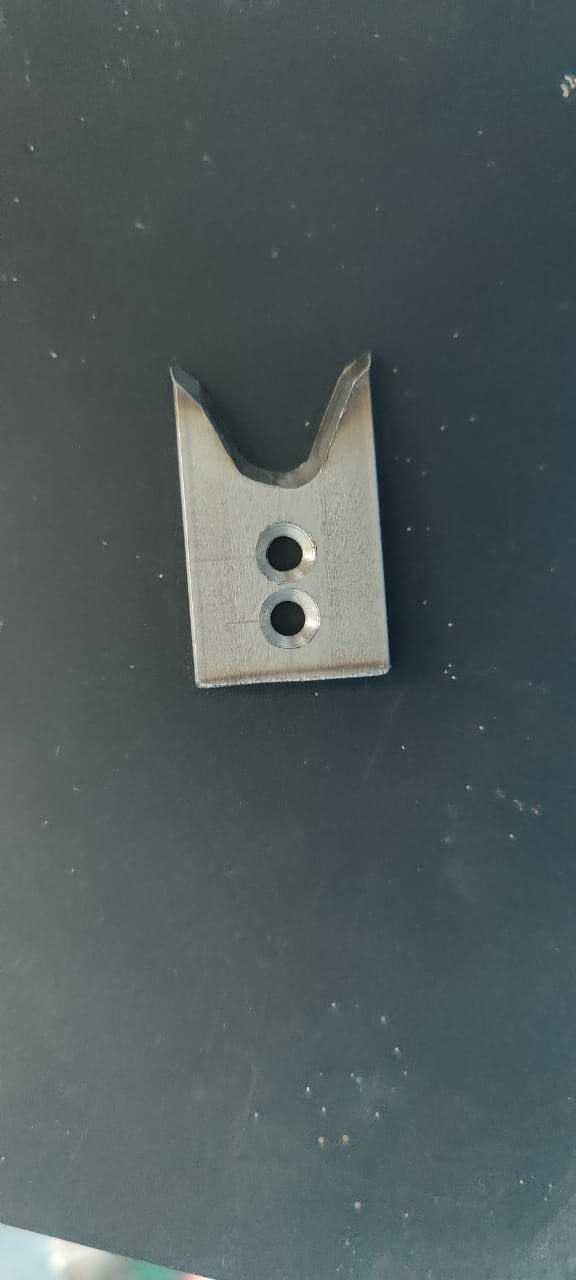
#> input picture Object Detection And Measure/second.jpeg, 576 x 1280 px
$ python test.py
#> lines starting #> are read from the running program, lines starting #| are printed output that depends on the picture; after the words box and inside, x2 and y2 are one past the last pixel; in counts of white or black regions, pixels touching at a corner belong together
import cv2
import numpy as np
# from imutils import perspective
# from imutils import contours
import imutils

image = cv2.imread('second.jpeg')
#> image is the input picture: shape (1280, 576, 3); mean B, G, R 92.5, 91.4, 79.2

# convert to RGB
image = cv2.cvtColor(image, cv2.COLOR_BGR2RGB)
# convert to grayscale
gray = cv2.cvtColor(image, cv2.COLOR_RGB2GRAY)

# create a binary thresholded image
_, binary = cv2.threshold(gray, 100, 100, cv2.THRESH_BINARY_INV)
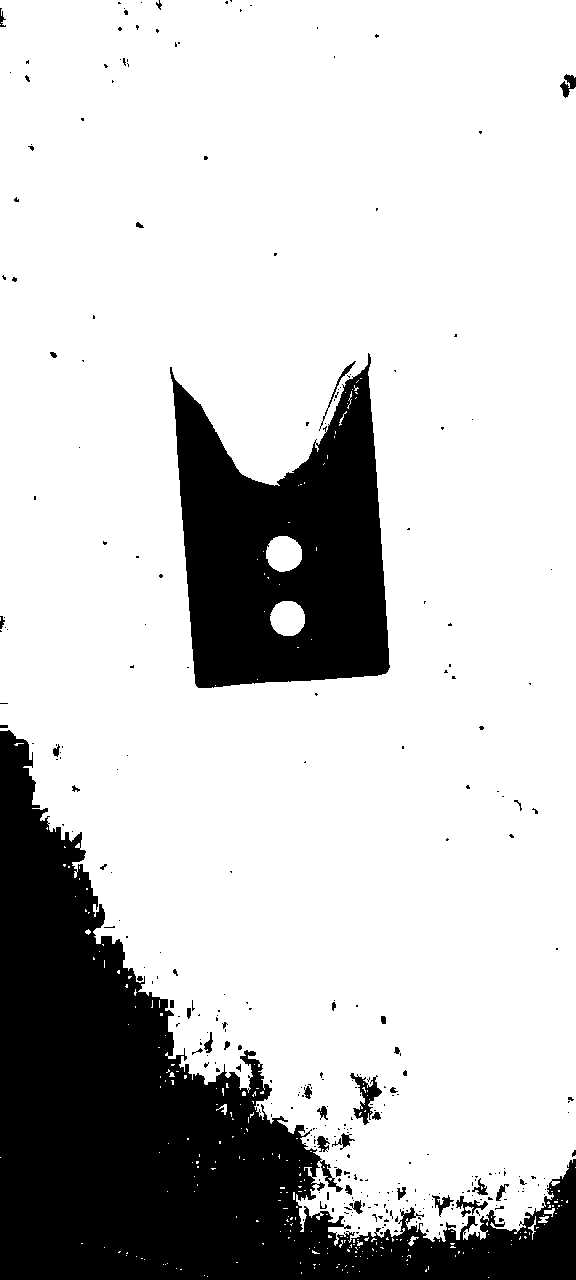
#> binary: shape (1280, 576); values 0 (black) and 100 (white), 78.2% white; 311 black regions (269 under 20 px)
# show i
contours, hierarchy = cv2.findContours(binary, cv2.RETR_TREE, cv2.CHAIN_APPROX_SIMPLE)
#> contours = 636 contours, 563 with area under 20; largest, box (x1, y1, x2, y2) and area: (0, 0, 576, 1246) 623456, (169, 352, 391, 689) 49130, (266, 536, 302, 572) 969, (270, 601, 305, 636) 930, (349, 1072, 383, 1126) 728

image = cv2.drawContours(image, contours, -1, (0, 255, 0), 2)
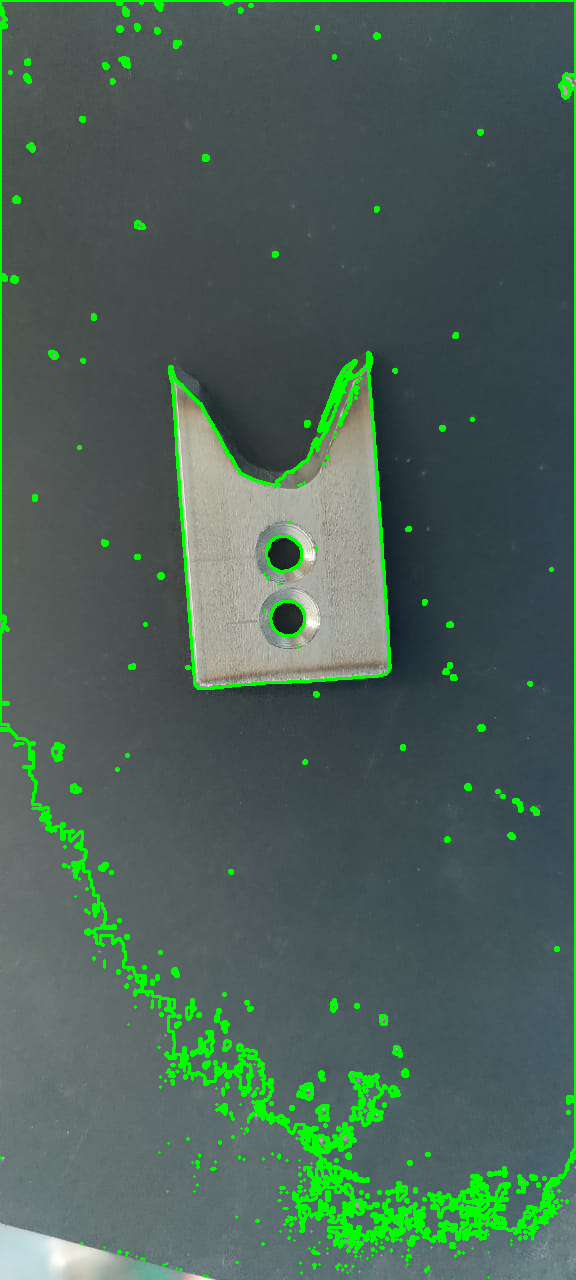
#> image: shape (1280, 576, 3); mean R, G, B 75.1, 98.9, 87.7

objects_contours = []
for cnt in contours:
    if cv2.contourArea(cnt) > 5000:
        objects_contours.append(cnt)
#> this loop made 636 passes
#> cnt on passes 1 to 3: [[488, 1277]], [[207, 1276]], [[204, 1275]]
#> after the loop, objects_contours = 2 contours; box (x1, y1, x2, y2) and area: (0, 0, 576, 1246) 623456, (169, 352, 391, 689) 49130


# [57 lines of commented-out code are left out]
